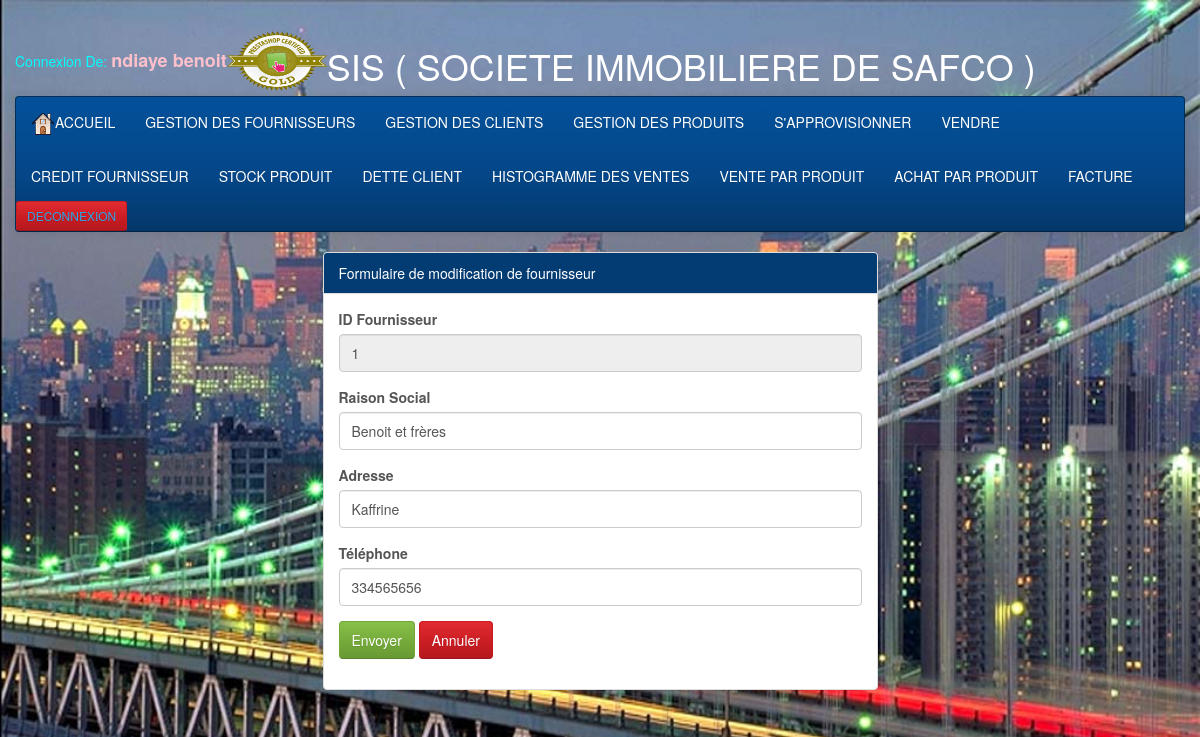
/Views/FModifF.php?idEnt=1, run on the app's committed database.
### tables this page shows
CREATE TABLE IF NOT EXISTS `entreprise` (
`idEnt` int(11) NOT NULL,
  `raisonS` varchar(50) NOT NULL,
  `adrEnt` varchar(50) NOT NULL,
  `telEnt` int(9) NOT NULL
);

### Model/Fournisseurdao.php (called while the page is built, shortened)
<?php
	function getfournisseurbyid($idEnt)
	{
		$sql = "SELECT * FROM entreprise WHERE idEnt=$idEnt";
		$connect = getConnection();
		$result = mysqli_query($connect, $sql);
		return $result;
	}
?>

### Views/FModifF.php (the view, shortened to what this page needs)
<?php
	require_once '../Model/Fournisseurdao.php';
	if (isset($_GET['idEnt']))
	{
		$idEnt = $_GET['idEnt'];
		$result = getfournisseurbyid($idEnt);
		$tab = mysqli_fetch_row($result);
	}
?>
<!DOCTYPE html>
<html>
<head>
	<link rel="stylesheet" type="text/css" href="style/bootstrap-cerulean.min.css">
	<link rel="stylesheet" type="text/css" href="style/style.css">
</head>
<body>
 <div id="point">
<?php
$f=fopen("tmp.csv","r");
	while($row=fgetcsv($f,1000,";"))
	{
		$l=$row[0]; $p=$row[1];
	}
	?>
</div>
 <div class="container col-lg-12">
<table>
<tr><td><?php echo  "<FONT COLOR='CYAN' > Connexion De: <FONT COLOR='PINK' size='4'  '> <b> ".$l." ".$p; "</FONT></b>"?></td>
<td><img src="img/logo.png" width="100" height="60"></td> <td><h1><FONT COLOR='white' >SIS ( SOCIETE  IMMOBILIERE  DE  SAFCO )</FONT></h1></td>
</tr>
</table>
<nav class="navbar navbar-inverse">
    <div class="nav navbar-nav">
			<li><a href="accueil.php"><img src="img/home.png">ACCUEIL</a></li>
			<li><a href="Lfournisseur.php">GESTION DES FOURNISSEURS</a></li>
			<li><a href="Lclient.php">GESTION DES CLIENTS</a></li>
			<li><a href="Lproduit.php">GESTION DES PRODUITS</a></li>
			<li><a href="achat.php">S'APPROVISIONNER</a></li>
			<li><a href="vente.php">VENDRE</a></li>
    </div>
    <div class="nav navbar-nav">
			<li><a href="creditF.php">CREDIT FOURNISSEUR</a></li>
		    <li><a href="Stock.php">STOCK PRODUIT</a></li>
			<li><a href="creditCli.php"> DETTE CLIENT</a></li>
			<li><a href="Histogramme.php">HISTOGRAMME DES VENTES</a></li>
			<li><a href="venteparprod.php">VENTE PAR PRODUIT</a></li>
			<li><a href="achatparprod.php">ACHAT PAR PRODUIT</a></li>
			<li><a href="facture.php">FACTURE</a></li>
			<li><div class="btn btn-danger btn-sm"><a href="Fdeconnection.php">DECONNEXION</a></div></li>
    </div>
    </nav>
    <div class="container col-md-6 col-md-offset-3 marge">
		<div class="panel panel-info">
			<div class="panel-heading">Formulaire de modification de fournisseur</div>
			<div class="panel-body">
				<form method="POST" action="../Controller/TModifEnt.php">
					<div class="form-group">
						<label>ID Fournisseur</label>
						<input type="text" name="idEnt" readonly="" class="form-control" required="" value="<?= $tab[0] ?>">
					</div>
					<div class="form-group">
						<label>Raison Social</label>
						<input type="text" name="raisonS" class="form-control" required="" value="<?= $tab[1] ?>">
					</div>
					<div class="form-group">
						<label>Adresse </label>
						<input type="text" name="adrEnt" class="form-control" value="<?= $tab[2] ?>">
					</div>
					<div class="form-group">
						<label>Téléphone</label>
						<input type="number" name="adrEnt" class="form-control" value="<?= $tab[3] ?>">
					</div>
					<div class="form-group">
				<input type="submit" name="envoyer" value="Envoyer" class="btn btn-success">
				<input type="reset" name="annuler" value="Annuler" class="btn btn-danger">
			</div>
				</form>
			</div>
		</div>
	</div>
	</div>
</body>
</html>

### Views/Style/style.css (style rules this page uses)
body { background-image: url('../img/beau.jpg'); background-size: 100%; }
#point { -webkit-animation: mymove3 1s linear 2s ; animation: mymove3 2.5s infinite; width:297px; height:26px; margin-left:27px; display:block; float:left; border:0px solid; border-radius:15px 15px; }

### data on the page
entreprise: idEnt "1", raisonS "Benoit et frères", adrEnt "Kaffrine", adrEnt "334565656"

### other printed values
$l "ndiaye"
$p "benoit"
